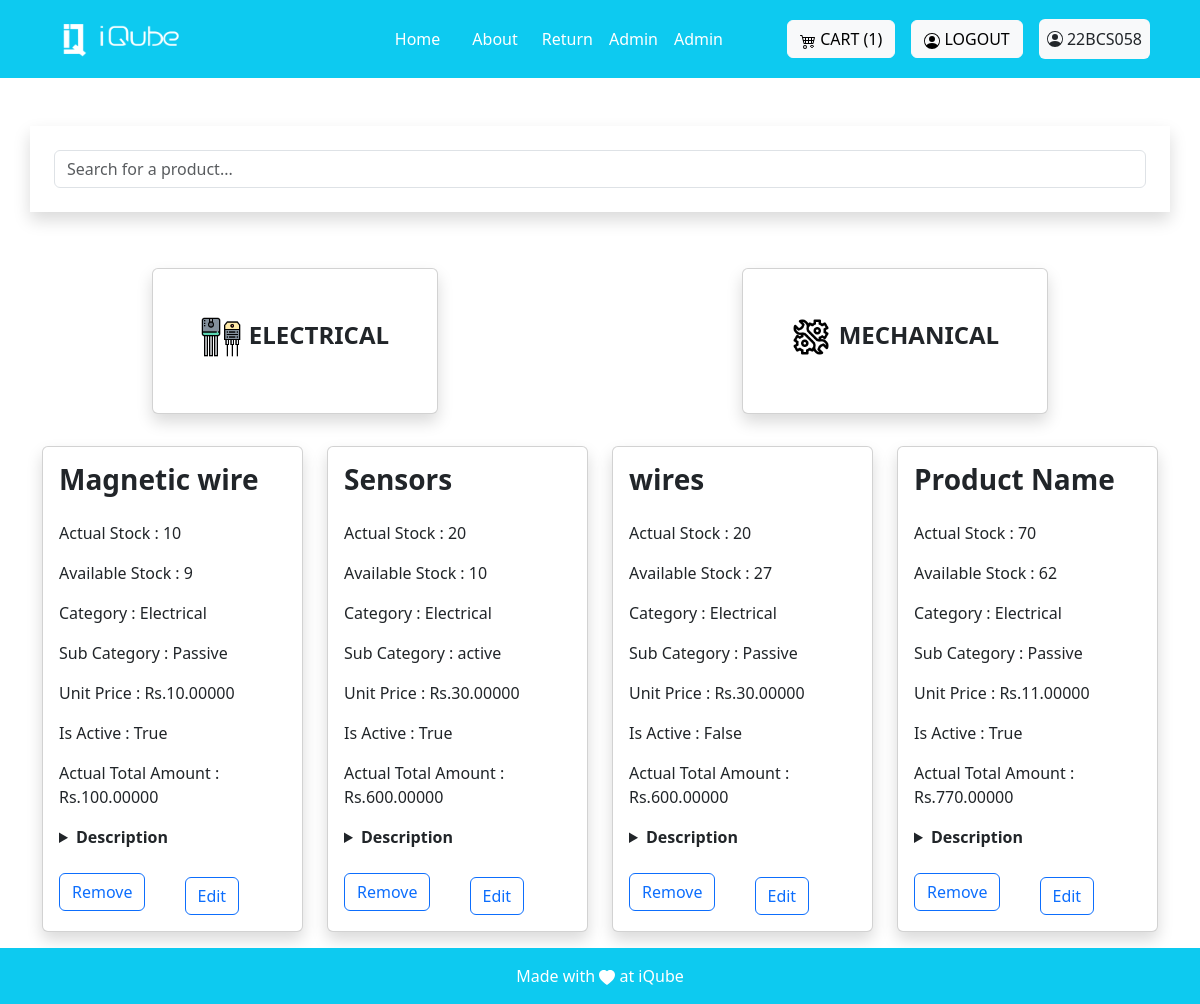
The page /product/ (signed in) on the database as committed earlier.
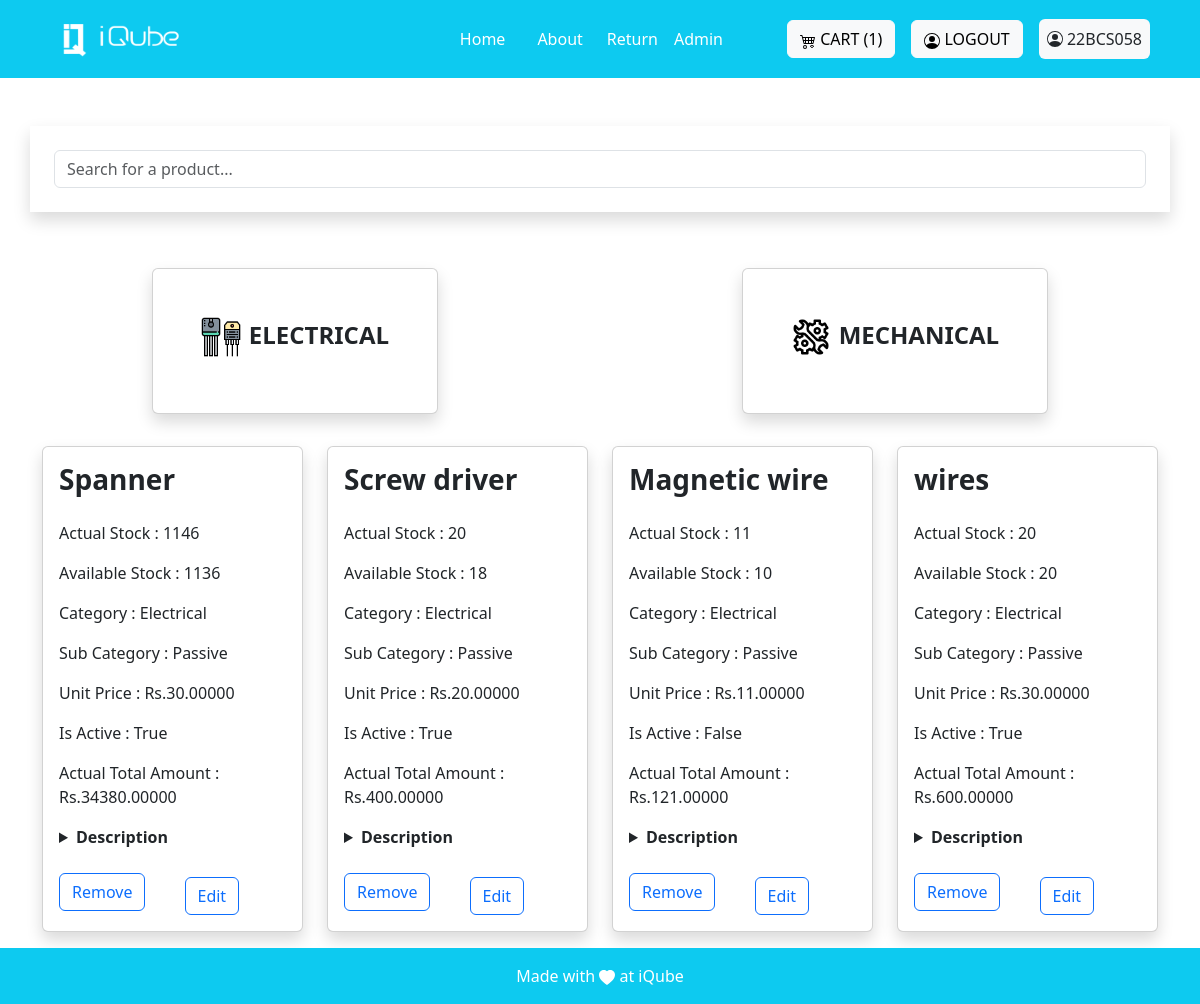
The same page on the database as committed later.
### invention/models.py (models this page shows, shortened)
class Product(models.Model):
    name=models.CharField(max_length=255)
    decription=models.CharField(max_length=100)
    actual_count=models.PositiveIntegerField()
    available_count=models.PositiveIntegerField()
    dummy_count = models.PositiveIntegerField(default = 0)
    category= models.ForeignKey('Category', on_delete=models.CASCADE)
    sub_category = models.ForeignKey('SubCategory', on_delete = models.CASCADE)
    created_at = models.DateTimeField(auto_now=True)
    image = models.ImageField(upload_to='images', blank=True)
    actual_price = models.DecimalField(max_digits = 10,decimal_places = 5)
    available_price = models.DecimalField(max_digits = 10,decimal_places = 5)
    unit_price = models.DecimalField(max_digits = 10,decimal_places = 5)
    is_active = models.BooleanField(default = True)
    created_by = models.ForeignKey(User, on_delete=models.CASCADE)

class Category(models.Model):
    name=models.CharField(max_length=25)
    created_by = models.ForeignKey(User, on_delete=models.CASCADE)
    created_at=models.DateTimeField(auto_now=True)
    class Meta:
        verbose_name_plural = 'Categories'
    def __str__(self):
        return str(self.name)

class SubCategory(models.Model):
    name_sub=models.CharField(max_length=25)
    category = models.ForeignKey('Category', on_delete=models.CASCADE)
    created_by = models.ForeignKey(User, on_delete=models.CASCADE)
    created_at=models.DateTimeField(auto_now=True)
    def __str__(self):
      return self.name_sub

### invention/decorators.py (the view)
        def wrapper_func(request, *args, **kwargs):
            group = None
            mail=AdminMail.objects.all()
            p=0
            for i in mail:
                if request.user.email==i.mail:
                    p=10
            if request.user.groups.exists():
                group = request.user.groups.all()[0].name
            if (group in allowed_roles) or (p==10):
              return view_func(request, *args, **kwargs)
            else:
                return render(request, 'core/no_permission.html')

### invention/views.py (called while the page is built)
@allowed_user(allowed_roles=(['admin', 'superadmin']))
@login_required(login_url='login')
def view_product(request):
        products = Product.objects.all()
        cart=Cart.objects.filter(created_by=request.user)
        count = cart.count()
        return render(request, 'adminview/product.html', {'products':products, 'count':count,})

### invention/templates/adminview/product.html (shortened to what this page needs)
{% extends 'base.html' %}
{% load static %}
{% block base %}
<div class="container p-4 shadow mb-5 mt-5" id="search">
  <input type="text" id="searchInput" class="form-control" placeholder="Search for a product...">
</div>
<div class="d-flex flex-row bd-highlight  justify-content-around mb-4">
  <div class="p-2 bd-highlight fs-4 text-uppercase fw-semibold">
    <div class="card shadow">
      <div class="card-title p-5 "><a href="{% url 'electrical_product' %}" class="text-decoration-none text-dark mr-3  "><span><img src="{% static 'images/transistor.png' %}" alt="" width="40" height="40"></span>Electrical</a></div>
    </div>
  </div>
  <div class="p-2 bd-highlight fs-4 text-uppercase fw-semibold">
    <div class="card  shadow">
      <div class="card-title p-5"><a href="{% url 'mechanical_product' %}" class="text-decoration-none text-dark"><span class="mr-2"><img src="{% static 'images/setting.png' %}" alt="" width="40" height="40"></span>Mechanical</a></div>
    </div>
  </div>
</div>
<div class="container my-4" id="productsContainer">
  <div class="row row-cols-1 row-cols-md-4 g-4" id="productList">
    {% for product in products reversed %}
    <div class="col product-card">
      <div class="card shadow">
        <div class="card-body">
          <h5 class="card-title fs-3 fw-semibold">{{ product.name }}</h5>
          <p class="card-text mt-4 fs-6">Actual Stock : {{ product.actual_count }}</p>
          <p class="card-text fs-6">Available Stock : {{ product.available_count }}</p>
          <p class="card-text fs-6">Category :  {{ product.category }}</p>
          <p class="card-text fs-6">Sub Category :  {{ product.sub_category }}</p>
          <p class="card-text fs-6">Unit Price : Rs.{{ product.unit_price}}</p>
          <p class="card-text fs-6">Is Active : {{ product.is_active}}</p>
          <p class="card-text fs-6">Actual Total Amount : Rs.{{product.actual_price}}</p>
          <details>
            <summary class=""><strong class="">Description</strong><br></summary>
            </details>
          <div class="row row-cols-1 row-cols-md-2 mt-4">
            <div>
              <a href="{% url 'delete_product' product.id %}"><button class="btn btn-outline-primary"  onclick="return confirmRemoveItem('{{product.id }}')">Remove</button></a>
            </div>
            <div>
              <a href="{% url 'edit_product_view' product.id %}" >
                <button class="mt-1 btn btn-outline-primary" type="submit">Edit</button></a>
            </div>
          </div>
        </div>
      </div>
    </div>
    {% empty %}
    <p>Not yet added</p>
    {% endfor %}
  </div>
</div>
<div class="mt-4 mb-4 text-white">
</div>
{% endblock %}

### invention/templates/base.html (shortened to what this page needs)
{% load static %}
<!DOCTYPE html>
<html lang="en">
<head>
    <link href="https://cdn.jsdelivr.net/npm/bootstrap@5.3.2/dist/css/bootstrap.min.css" rel="stylesheet"
>
</head>
<body>
    <nav class="sticky-top navbar navbar-expand-lg navbar-dark bg-info p-3">
    <div class="container">
            <a class="navbar-brand" href="#">
                <img src="{% static 'images/logo-white.png' %}" alt="Logo" height="36" width="150">
            </a>
            <div class="collapse navbar-collapse justify-content-end" id="navbarNav">
                <ul class="navbar-nav mx-5">
                    <li class="nav-item mx-2">
                        <a class="nav-link active" href="{% url 'Home'%}">Home</a>
                    </li>
                    <li class="nav-item mx-2">
                        <a class="nav-link active" href="{% url 'About' %}">About</a>
                    </li>
                    <li>
                        <a href="/return_form" class="nav-link active">Return</a>
                    </li>
                    {% for group in request.user.groups.all %}
                        {% if group.name == 'superadmin' %}
                    <li>
                        <a class="nav-link active" href="{% url 'admin_views' %}">Admin</a>
                    </li>
                        {% elif group.name == 'admin' %}
                        <li>
                            <a class="nav-link active" href="{% url 'admin_views' %}">Admin</a>
                        </li>
                        {% endif %}
                    {% endfor %}
                </ul>
            </div>
            <div class="mt-3 mt-lg-0 mx-2">
                <a class="btn btn-light" href="{% url 'view_cart' %}">
                    CART ({{count}})
                </a>
            </div>
            {% if not user.is_authenticated %}
            <div class="mt-3 mt-lg-0 mx-2">
                <a class="btn btn-light" href="{% url "social:begin" 'azuread-tenant-oauth2' %}">
                    <svg xmlns="http://www.w3.org/2000/svg" width="16" height="16" fill="currentColor" class="bi bi-person-circle" viewBox="0 0 16 16">
                    <path d="M11 6a3 3 0 1 1-6 0 3 3 0 0 1 6 0"/>
                        <path fill-rule="evenodd" d="M0 8a8 8 0 1 1 16 0A8 8 0 0 1 0 8m8-7a7 7 0 0 0-5.468 11.37C3.242 11.226 4.805 10 8 10s4.757 1.225 5.468 2.37A7 7 0 0 0 8 1"/>
                    </svg>
                    LOGIN
                </a>
            </div>
            {% else %}
            <div class="mt-3 mt-lg-0 mx-2">
                <a class="btn btn-light" href="{% url 'logout' %}">
                    LOGOUT
                </a>
            </div>
            <div class="mt-1 mt-lg-0 mx-2 p-2 rounded bg-light">
                    {{request.user.username}}
            </div>
            {% endif %}
        </div>
    </nav>
    <main>
        <div>
            {% block base %}{% endblock %}
        </div>
    </main>
    <footer class="bg-light text-center text-lg-start fixed-bottom">
        <div class="text-center p-2 bg-info p-3" style=" color: white;">
            <div>Made with
                <svg xmlns="http://www.w3.org/2000/svg" width="16" height="16" fill="currentColor"
                    class="bi bi-heart-fill" viewBox="0 0 16 16">
                    <path fill-rule="evenodd"
                        d="M8 1.314C12.438-3.248 23.534 4.735 8 15-7.534 4.736 3.562-3.248 8 1.314z" />
                </svg>
               at iQube
            </div>
        </div>
    </footer>
</body>
</html>
{% load sweetify %}

Rows that differ between the two databases and show on the page:
removed Product: name "Sensors", actual_count "20", available_count "10", category "Electrical", sub_category "active", unit_price "30.00000", is_active "True", actual_price "600.00000"
removed Product: name "Product Name", actual_count "70", available_count "62", category "Electrical", sub_category "Passive", unit_price "11.00000", is_active "True", actual_price "770.00000"
added Product: name "Spanner", actual_count "1146", available_count "1136", category "Electrical", sub_category "Passive", unit_price "30.00000", is_active "True", actual_price "34380.00000"
added Product: name "Screw driver", actual_count "20", available_count "18", category "Electrical", sub_category "Passive", unit_price "20.00000", is_active "True", actual_price "400.00000"
changed Product "Magnetic wire": actual_count "10" → "11"; available_count "9" → "10"; unit_price "10.00000" → "11.00000"; is_active "True" → "False"; actual_price "100.00000" → "121.00000"
changed Product "wires": available_count "27" → "20"; is_active "False" → "True"
